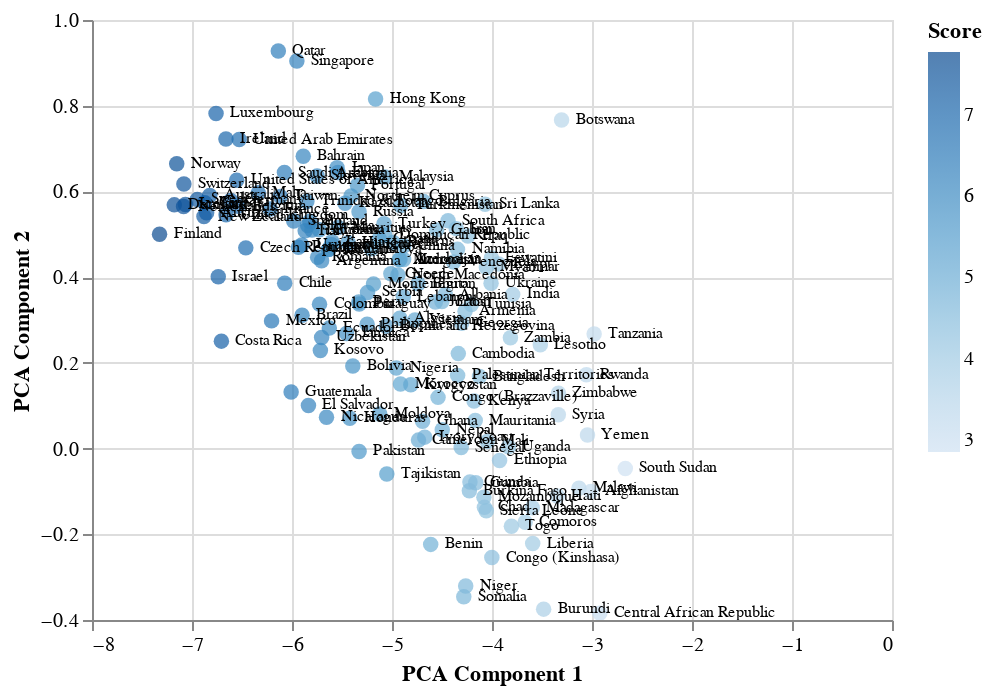

The code cell stored with this chart in its notebook:
### Markdown cell above
[](https://en.wikipedia.org/wiki/World_Happiness_Report)

### Code cell
import altair as alt


df["PCA Component 1"] = projected[:,0]
df["PCA Component 2"] = projected[:,1]
cols = df.columns.values[:-2]
points = alt.Chart(df).mark_circle(size=60).encode(
    x='PCA Component 1',
    y='PCA Component 2',
    color='Score',
    tooltip=list(cols)
    
#     text='Country or region'
)

text = points.mark_text(
    align='left',
    baseline='middle',
    dx=7,
    fontSize=8,
    color="#000000",
    fill="#000000"
).encode(
    text='Country or region'
)
(points + text).interactive()

### Figure 1 — Vega-Lite specification as saved in the notebook (floating-point values rounded to 4 significant figures; data arrays with more than 128 entries replaced by an {"elided": "..."} marker saying what was removed)
{"config": {"view": {"continuousWidth": 400, "continuousHeight": 300}}, "layer": [{"mark": {"type": "circle", "size": 60}, "encoding": {"color": {"type": "quantitative", "field": "Score"}, "tooltip": [{"type": "quantitative", "field": "Overall rank"}, {"type": "nominal", "field": "Country or region"}, {"type": "quantitative", "field": "Score"}, {"type": "quantitative", "field": "GDP per capita"}, {"type": "quantitative", "field": "Social support"}, {"type": "quantitative", "field": "Healthy life expectancy"}, {"type": "quantitative", "field": "Freedom to make life choices"}, {"type": "quantitative", "field": "Generosity"}, {"type": "quantitative", "field": "Perceptions of corruption"}], "x": {"type": "quantitative", "field": "PCA Component 1"}, "y": {"type": "quantitative", "field": "PCA Component 2"}}, "selection": {"selector035": {"type": "interval", "bind": "scales", "encodings": ["x", "y"]}}}, {"mark": {"type": "text", "align": "left", "baseline": "middle", "color": "#000000", "dx": 7, "fill": "#000000", "fontSize": 8}, "encoding": {"color": {"type": "quantitative", "field": "Score"}, "text": {"type": "nominal", "field": "Country or region"}, "tooltip": [{"type": "quantitative", "field": "Overall rank"}, {"type": "nominal", "field": "Country or region"}, {"type": "quantitative", "field": "Score"}, {"type": "quantitative", "field": "GDP per capita"}, {"type": "quantitative", "field": "Social support"}, {"type": "quantitative", "field": "Healthy life expectancy"}, {"type": "quantitative", "field": "Freedom to make life choices"}, {"type": "quantitative", "field": "Generosity"}, {"type": "quantitative", "field": "Perceptions of corruption"}], "x": {"type": "quantitative", "field": "PCA Component 1"}, "y": {"type": "quantitative", "field": "PCA Component 2"}}}], "data": {"name": "data-b7e89a3053140261e30cf3551f319bb5"}, "$schema": "https://vega.github.io/schema/vega-lite/v4.8.1.json", "datasets": {"data-b7e89a3053140261e30cf3551f319bb5": {"elided": "156 records"}}}
